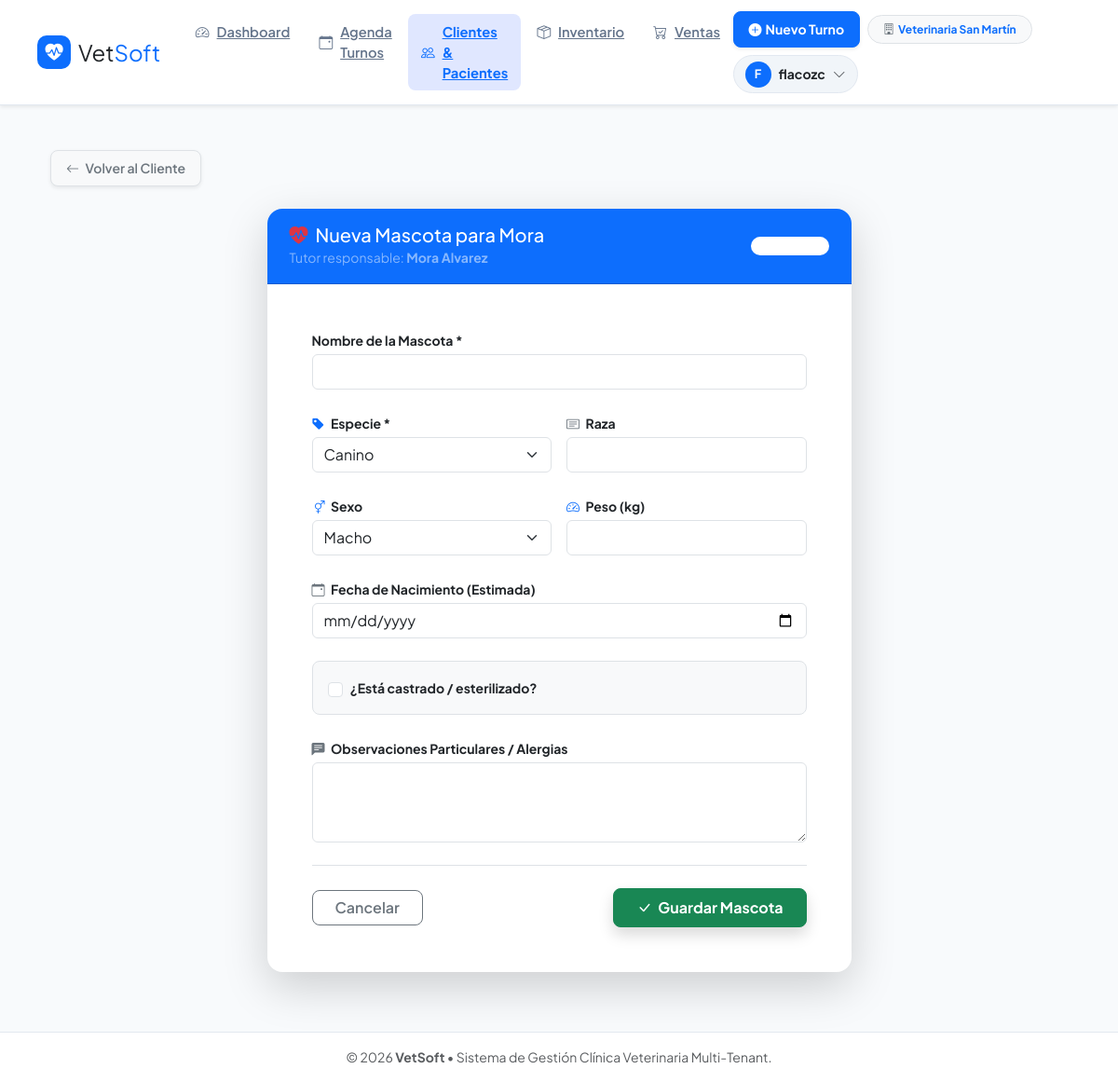
The app's page /clientes/38/mascotas/nueva/ (signed in) with its own data.
### apps/usuarios/models.py (models this page shows, shortened)
class Veterinaria(models.Model):
    nombre = models.CharField(max_length=150, verbose_name="Nombre de la Veterinaria / Clínica")
    cuit_rif = models.CharField(max_length=20, blank=True, null=True, verbose_name="CUIT / ID Fiscal")
    telefono = models.CharField(max_length=30, blank=True, null=True)
    direccion = models.TextField(blank=True, null=True)
    email_contacto = models.EmailField(blank=True, null=True)
    logo = models.ImageField(upload_to='logos_veterinarias/', blank=True, null=True, verbose_name="Logo Institucional")
    creado = models.DateTimeField(auto_now_add=True)
    activo = models.BooleanField(default=True)
    class Meta:
        verbose_name = "Veterinaria"
        verbose_name_plural = "Veterinarias"

### apps/clientes/models.py (models this page shows, shortened)
class Cliente(models.Model):
    veterinaria = models.ForeignKey(
        Veterinaria,
        on_delete=models.CASCADE,
        related_name='clientes',
        verbose_name="Veterinaria",
        null=True,
        blank=True
    )
    nombre = models.CharField(max_length=100)
    apellido = models.CharField(max_length=100)
    dni = models.CharField(max_length=20, unique=True, verbose_name="DNI / Documento")
    telefono = models.CharField(max_length=30, verbose_name="Teléfono")
    email = models.EmailField(blank=True, null=True)
    direccion = models.CharField(max_length=255, blank=True, null=True, verbose_name="Dirección")
    activo = models.BooleanField(default=True, verbose_name="Cliente Activo")
    creado_en = models.DateTimeField(auto_now_add=True)
    class Meta:
        verbose_name = "Cliente"
        verbose_name_plural = "Clientes"
        ordering = ['apellido', 'nombre']

### apps/clientes/views.py (the view)
# urls.py: path('<int:cliente_id>/mascotas/nueva/', views.agregar_mascota, name='agregar_mascota'),
@login_required
def agregar_mascota(request, cliente_id):
    vet = _get_user_veterinaria(request.user)
    if request.user.is_superuser:
        cliente = get_object_or_404(Cliente, pk=cliente_id)
    else:
        cliente = get_object_or_404(Cliente, pk=cliente_id, veterinaria=vet)
    if request.method == 'POST':
        form = MascotaForm(request.POST)
        if form.is_valid():
            mascota = form.save(commit=False)
            mascota.cliente = cliente
            mascota.save()
            messages.success(request, f"Mascota {mascota.nombre} agregada a {cliente.nombre}.")
            return redirect('clientes:detalle_cliente', cliente_id=cliente.id)
    else:
        form = MascotaForm()
    return render(request, 'clientes/form_mascota.html', {'form': form, 'cliente': cliente, 'titulo': f'Nueva Mascota para {cliente.nombre}'})

### apps/clientes/forms.py
class MascotaForm(forms.ModelForm):
    class Meta:
        model = Mascota
        fields = ['nombre', 'especie', 'raza', 'fecha_nacimiento', 'sexo', 'peso_kg', 'castrado', 'observaciones']
        widgets = {
            'nombre': forms.TextInput(attrs={'class': 'form-control'}),
            'especie': forms.Select(attrs={'class': 'form-select'}),
            'raza': forms.TextInput(attrs={'class': 'form-control'}),
            'fecha_nacimiento': forms.DateInput(attrs={'class': 'form-control', 'type': 'date'}),
            'sexo': forms.Select(attrs={'class': 'form-select'}),
            'peso_kg': forms.NumberInput(attrs={'class': 'form-control', 'step': '0.01'}),
            'castrado': forms.CheckboxInput(attrs={'class': 'form-check-input'}),
            'observaciones': forms.Textarea(attrs={'class': 'form-control', 'rows': 3}),
        }

### apps/clientes/views.py (called while the page is built)
def _get_user_veterinaria(user):
    if hasattr(user, 'perfil') and user.perfil and hasattr(user.perfil, 'veterinaria'):
        return user.perfil.veterinaria
    if hasattr(user, 'veterinaria'):
        return user.veterinaria
    return None

### templates/clientes/form_mascota.html (shortened to what this page needs)
{% extends 'base.html' %}
{% block content %}
{% with cliente_actual=cliente %}
<div class="container py-4">
    <div class="mb-4">
        {% if cliente_actual %}
            <a href="{% url 'clientes:detalle_cliente' cliente_actual.id %}" class="btn btn-light btn-sm border shadow-sm px-3 py-2 fw-semibold rounded-3 text-secondary">
                <i class="bi bi-arrow-left me-1"></i> Volver al Cliente
            </a>
        {% else %}
            <a href="{% url 'clientes:lista_clientes' %}" class="btn btn-light btn-sm border shadow-sm px-3 py-2 fw-semibold rounded-3 text-secondary">
                <i class="bi bi-arrow-left me-1"></i> Volver a Clientes
            </a>
        {% endif %}
    </div>
    <div class="row justify-content-center">
        <div class="col-md-8 col-lg-7">
            <div class="card border-0 shadow-lg rounded-4 overflow-hidden">
                <div class="card-header bg-primary text-white py-3 px-4 d-flex justify-content-between align-items-center">
                    <div>
                        <h4 class="fw-extrabold mb-0 fs-5 d-flex align-items-center gap-2">
                            <i class="bi bi-heart-pulse-fill text-danger"></i> {{ titulo|default:"Formulario de Mascota" }}
                        </h4>
                        {% if cliente_actual %}
                            <small class="text-white-50">Tutor responsable: <strong>{{ cliente_actual.nombre }} {{ cliente_actual.apellido }}</strong></small>
                        {% else %}
                            <small class="text-white-50">Registro Sanitario del Paciente</small>
                        {% endif %}
                    </div>
                    <span class="badge bg-white bg-opacity-20 text-white small px-3 py-1.5 rounded-pill">Paciente</span>
                </div>
                <div class="card-body p-4 p-md-5">
                    <form method="POST" novalidate>
                        <div class="mb-4">
                            <label for="{{ form.nombre.id_for_label }}" class="form-label fw-bold text-dark small mb-1">
                                Nombre de la Mascota *
                            </label>
                            {{ form.nombre }}
                        </div>
                        <div class="row g-3 mb-4">
                            <div class="col-md-6">
                                <label for="{{ form.especie.id_for_label }}" class="form-label fw-bold text-dark small mb-1">
                                    <i class="bi bi-tag-fill text-primary me-1"></i> Especie *
                                </label>
                                {{ form.especie }}
                            </div>
                            <div class="col-md-6">
                                <label for="{{ form.raza.id_for_label }}" class="form-label fw-bold text-dark small mb-1">
                                    <i class="bi bi-card-text text-secondary me-1"></i> Raza
                                </label>
                                {{ form.raza }}
                            </div>
                        </div>
                        <div class="row g-3 mb-4">
                            <div class="col-md-6">
                                <label for="{{ form.sexo.id_for_label }}" class="form-label fw-bold text-dark small mb-1">
                                    <i class="bi bi-gender-ambiguous text-primary me-1"></i> Sexo
                                </label>
                                {{ form.sexo }}
                            </div>
                            <div class="col-md-6">
                                <label for="{{ form.peso_kg.id_for_label }}" class="form-label fw-bold text-dark small mb-1">
                                    <i class="bi bi-speedometer2 text-primary me-1"></i> Peso (kg)
                                </label>
                                {{ form.peso_kg }}
                            </div>
                        </div>
                        <div class="mb-4">
                            <label for="{{ form.fecha_nacimiento.id_for_label }}" class="form-label fw-bold text-dark small mb-1">
                                <i class="bi bi-calendar-event text-secondary me-1"></i> Fecha de Nacimiento (Estimada)
                            </label>
                            {{ form.fecha_nacimiento }}
                        </div>
                        <div class="p-3 bg-light rounded-3 border mb-4">
                            <div class="form-check d-flex align-items-center gap-2 mb-0">
                                {{ form.castrado }}
                                <label class="form-check-label fw-bold text-dark small mb-0" for="{{ form.castrado.id_for_label }}">
                                    ¿Está castrado / esterilizado?
                                </label>
                            </div>
                        </div>
                        <div class="mb-4">
                            <label for="{{ form.observaciones.id_for_label }}" class="form-label fw-bold text-dark small mb-1">
                                <i class="bi bi-chat-left-text-fill text-secondary me-1"></i> Observaciones Particulares / Alergias
                            </label>
                            {{ form.observaciones }}
                        </div>
                        <div class="d-flex justify-content-between align-items-center pt-4 border-top mt-4">
                            {% if cliente_actual %}
                                <a href="{% url 'clientes:detalle_cliente' cliente_actual.id %}" class="btn btn-outline-secondary px-4 fw-semibold rounded-3">
                                    Cancelar
                                </a>
                            {% else %}
                                <a href="{% url 'clientes:lista_clientes' %}" class="btn btn-outline-secondary px-4 fw-semibold rounded-3">
                                    Cancelar
                                </a>
                            {% endif %}
                            <button type="submit" class="btn btn-success fw-bold px-4 py-2 rounded-3 shadow">
                                <i class="bi bi-check-lg me-1"></i> Guardar Mascota
                            </button>
                        </div>
                    </form>
                </div>
            </div>
        </div>
    </div>
</div>
{% endwith %}
{% endblock %}

### templates/base.html (shortened to what this page needs)
<!DOCTYPE html>
<html lang="es">
<head>
    <link href="https://cdn.jsdelivr.net/npm/bootstrap@5.3.2/dist/css/bootstrap.min.css" rel="stylesheet">
    <link rel="stylesheet" href="https://cdn.jsdelivr.net/npm/bootstrap-icons@1.11.1/font/bootstrap-icons.css">
</head>
<body>
    <nav class="navbar navbar-expand-lg navbar-main sticky-top shadow-sm">
        <div class="container-fluid px-3 px-lg-4">
            <a class="navbar-brand fw-extrabold text-dark d-flex align-items-center gap-2 me-4" href="{% url 'dashboard:index' %}">
                <div class="navbar-brand-logo">
                    <i class="bi bi-heart-pulse-fill"></i>
                </div>
                <span class="fs-4">Vet<span class="text-primary">Soft</span></span>
            </a>
            <div class="collapse navbar-collapse" id="navbarNav">
                <ul class="navbar-nav me-auto mb-2 mb-lg-0 gap-1">
                    <li class="nav-item">
                        <a class="nav-link-custom {% if request.resolver_match.app_name == 'dashboard' %}active{% endif %}" href="{% url 'dashboard:index' %}">
                            <i class="bi bi-speedometer2"></i> Dashboard
                        </a>
                    </li>
                    <li class="nav-item">
                        <a class="nav-link-custom {% if request.resolver_match.app_name == 'turnos' %}active{% endif %}" href="{% url 'turnos:agenda_diaria' %}">
                            <i class="bi bi-calendar-event"></i> Agenda Turnos
                        </a>
                    </li>
                    <li class="nav-item">
                        <a class="nav-link-custom {% if request.resolver_match.app_name == 'clientes' or request.resolver_match.app_name == 'historia_clinica' %}active{% endif %}" href="{% url 'clientes:lista_clientes' %}">
                            <i class="bi bi-people"></i> Clientes & Pacientes
                        </a>
                    </li>
                    <li class="nav-item">
                        <a class="nav-link-custom {% if request.resolver_match.app_name == 'inventario' %}active{% endif %}" href="{% url 'inventario:lista_productos' %}">
                            <i class="bi bi-box-seam"></i> Inventario
                        </a>
                    </li>
                    <li class="nav-item">
                        <a class="nav-link-custom {% if request.resolver_match.app_name == 'ventas' %}active{% endif %}" href="{% url 'ventas:lista_ventas' %}">
                            <i class="bi bi-cart-check"></i> Ventas
                        </a>
                    </li>
                </ul>
                <div class="d-flex align-items-center gap-2 flex-wrap">
                    <a href="{% url 'turnos:nuevo_turno' %}" class="btn btn-primary btn-sm fw-bold px-3 py-2 rounded-3 shadow-sm d-inline-flex align-items-center gap-1">
                        <i class="bi bi-plus-circle-fill"></i> Nuevo Turno
                    </a>
                    {% if user.is_authenticated %}
                        <span class="badge bg-light text-primary border px-3 py-2 rounded-pill small fw-bold d-inline-flex align-items-center gap-1">
                            <i class="bi bi-building text-secondary"></i>
                            {% if request.veterinaria %}
                                {{ request.veterinaria.nombre }}
                            {% elif user.perfil and user.perfil.veterinaria %}
                                {{ user.perfil.veterinaria.nombre }}
                            {% else %}
                                Súper Admin
                            {% endif %}
                        </span>
                        <div class="dropdown">
                            <button class="btn user-dropdown-btn d-flex align-items-center gap-2" type="button" id="userMenu" data-bs-toggle="dropdown" aria-expanded="false">
                                <div class="avatar-circle">
                                    {{ user.username|slice:":1"|upper }}
                                </div>
                                <span class="fw-bold small text-dark d-none d-md-inline">{{ user.username }}</span>
                                <i class="bi bi-chevron-down small text-muted"></i>
                            </button>
                        </div>
                    {% endif %}
                </div>
            </div>
        </div>
    </nav>
    <div class="container main-container">
        {% block content %}
        {% endblock %}
    </div>
    <footer class="footer mt-auto py-3 text-center text-muted small">
        <div class="container">
            <span>&copy; {% now "Y" %} <strong>VetSoft</strong> &bull; Sistema de Gestión Clínica Veterinaria Multi-Tenant.</span>
        </div>
    </footer>
</body>
</html>

### templates/base.html (style rules this page uses)
:root { --vs-primary: #0d6efd; --vs-primary-dark: #0a58ca; --vs-dark: #0f172a; --vs-light-bg: #f8fafc; --vs-border: #e2e8f0; }
body { font-family: 'Plus Jakarta Sans', sans-serif; background-color: var(--vs-light-bg); color: #334155; display: flex; flex-direction: column; min-height: 100vh; }
.navbar-main { background-color: #ffffff; border-bottom: 1px solid var(--vs-border); padding: 0.75rem 1rem; }
.navbar-brand-logo { background-color: var(--vs-primary); color: #ffffff; width: 36px; height: 36px; border-radius: 10px; display: inline-flex; align-items: center; justify-content: center; font-size: 1.2rem; }
.nav-link-custom { color: #64748b; font-weight: 600; font-size: 0.92rem; padding: 0.5rem 0.85rem !important; border-radius: 8px; transition: all 0.2s ease; display: flex; align-items: center; gap: 0.5rem; }
.nav-link-custom.active { color: var(--vs-primary) !important; background-color: #e0e7ff; font-weight: 700; }
.main-container { flex: 1; padding-top: 1.5rem; padding-bottom: 2.5rem; }
.user-dropdown-btn { background-color: #f1f5f9; border: 1px solid var(--vs-border); padding: 0.35rem 0.75rem; border-radius: 50px; transition: all 0.2s ease; }
.avatar-circle { width: 28px; height: 28px; background-color: var(--vs-primary); color: #ffffff; border-radius: 50%; display: inline-flex; align-items: center; justify-content: center; font-size: 0.8rem; font-weight: 700; }
.card { border-radius: 16px; }
.footer { background-color: #ffffff; border-top: 1px solid var(--vs-border); }

### records on screen
Veterinaria: veterinaria.nombre "Veterinaria San Martín"
Cliente: nombre "Mora", apellido "Alvarez"

### other values on screen
{{ user.username|slice:":1"|upper }} "F"
{{ user.username }} "flacozc"
{{ titulo|default:"Formulario de Mascota" }} "Nueva Mascota para Mora"
